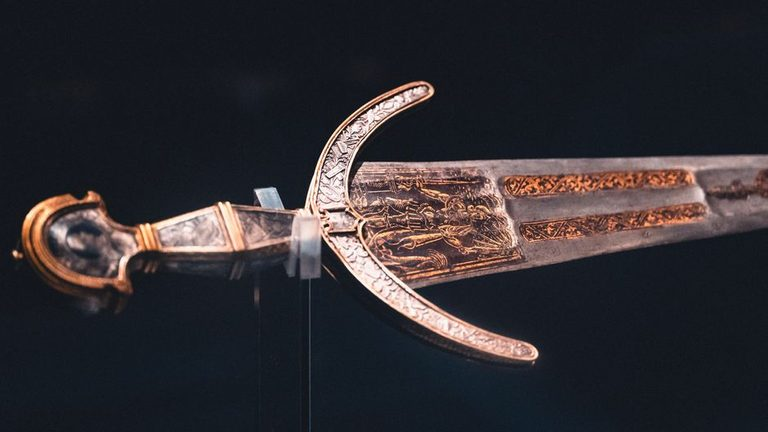
#> input picture tests/fixtures/golden_media/euro_sword_2.jpg, 768 x 432 px
$ python -i placement.py   (imports and definitions only)
#> lines starting #> are read from the running program, lines starting #| are printed output that depends on the picture
#!/usr/bin/env python3
"""Где поставить надпись и как провести стрелку — по самой картинке, без зашитых координат.

1. Карта занятости: тёмные линии, цветные заливки, края — всё, что нарисовано.
2. Кандидаты — окна размера надписи (с полями) по сетке; окно годно, если почти пустое,
   внутри безопасной зоны кадра и не над самим предметом.
3. Оценка: «рядом, но не вплотную» к предмету, выше/сбоку лучше, чем снизу, путь стрелки
   по пустому месту, ближе к линиям третей.
4. Стрелка: от края надписи, обращённого к предмету, с зазором; кончик не касается
   предмета; изгиб — в более пустую сторону.
Порог «пусто» берётся по самому кадру (40-й перцентиль занятости + 0.04): на
увеличенном кадре шум бумаги выше фиксированного порога, и место «не находилось»
(демо 04.10 — надпись легла на календарь). Места нет — None, а не надпись
поверх рисунка: вызывающий уменьшает надпись (choose_fit) или не пишет её."""
import numpy as np
from scipy import ndimage

SAFE = (0.05, 0.06, 0.95, 0.86)
ARROW_MAX_BUSY = 0.12      # поля кадра: снизу больше — там полоса плеера YouTube

def busy_map(rgb, margin=26):
    f = rgb.astype(np.float32)
    lum = f.mean(2); sat = f.max(2) - f.min(2)
    paper = np.median(lum[lum >= np.percentile(lum, 60)])     # >=: на ровной бумаге > даёт пустой срез и NaN
    ink = np.clip((paper - lum)/60, 0, 1) + np.clip((sat - 18)/50, 0, 1)
    edge = np.hypot(ndimage.sobel(lum, 0), ndimage.sobel(lum, 1))/400
    b = np.clip(ink + edge, 0, 1)
    b = ndimage.gaussian_filter(b, 2)
    floor = np.percentile(b, 25)                               # шум бумаги и сжатия — это не рисунок
    b = np.clip((b - floor - 0.04)/(1 - floor), 0, 1)
    b = ndimage.grey_dilation(b, size=(margin, margin))       # поле вокруг всего нарисованного
    return ndimage.gaussian_filter(b, 6)

def _integral(a):
    return np.pad(a, ((1, 0), (1, 0))).cumsum(0).cumsum(1)


def _boxsum(integ, x0, y0, x1, y1):
    return integ[y1, x1] - integ[y0, x1] - integ[y1, x0] + integ[y0, x0]

# [94 lines left out: functions _line_busy, choose, arrow_points, choose_fit, not called in this run]

>>> import cv2
>>> picture = cv2.imread('../tests/fixtures/golden_media/euro_sword_2.jpg', cv2.IMREAD_GRAYSCALE)
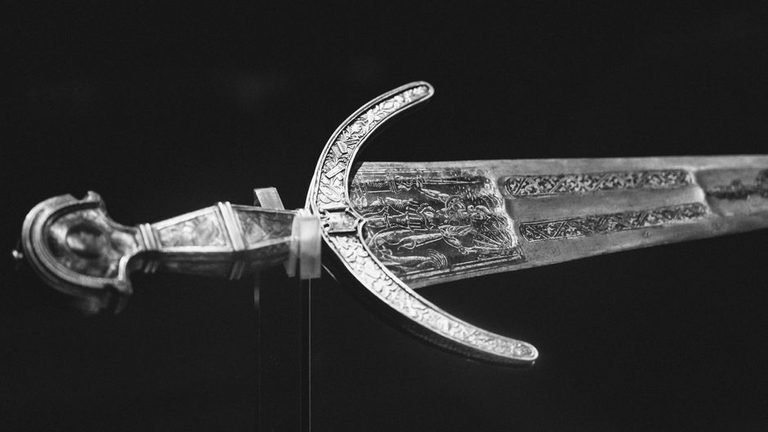
#> picture: shape (432, 768); min 0, max 255, mean 47.2
>>> result = busy_map(picture)
#> (the run stopped early here; a loop or call above may not have finished)

$ run again, on tests/fixtures/golden_media/katana.jpg
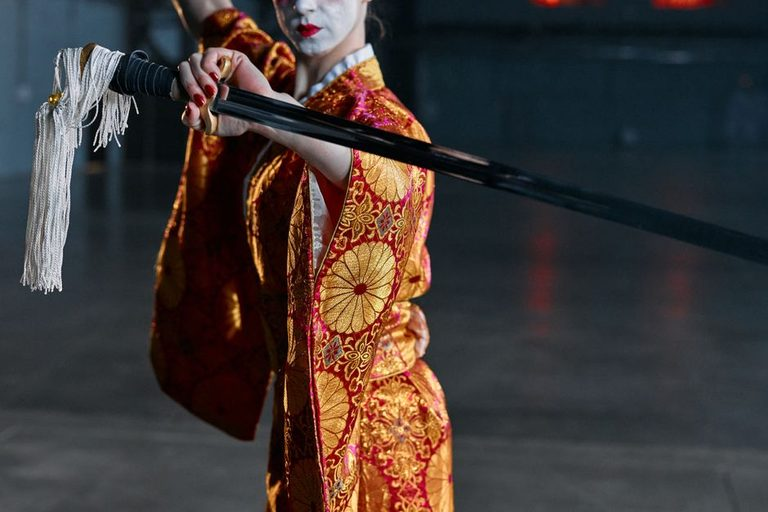
#> input picture tests/fixtures/golden_media/katana.jpg, 768 x 512 px
#> `picture = cv2.imread('../tests/fixtures/golden_media/euro_sword_2.jpg'..`:
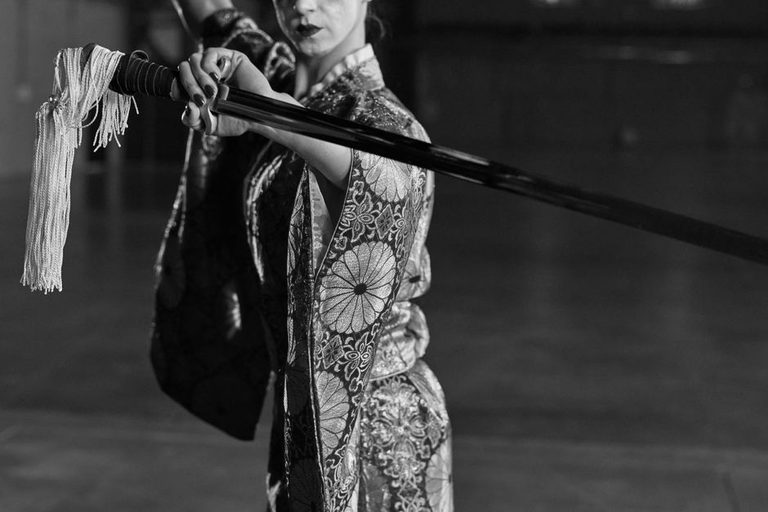
#> picture: shape (512, 768); min 0, max 255, mean 58.5

$ run again, on tests/fixtures/golden_media/meeting.jpg
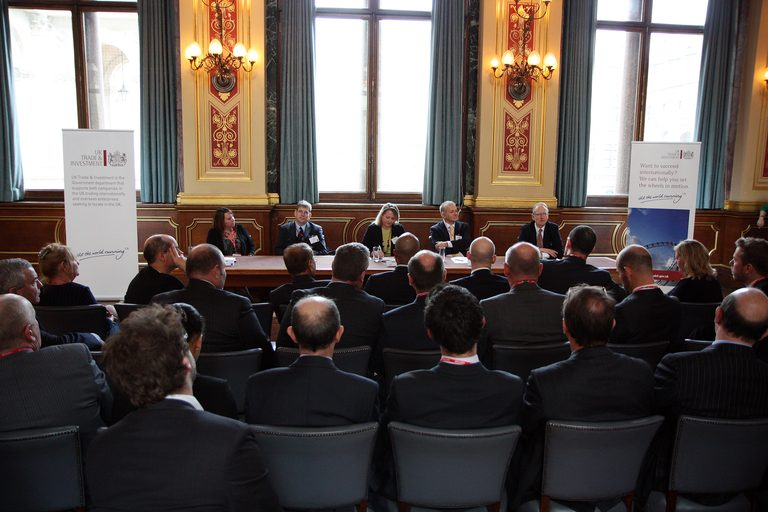
#> input picture tests/fixtures/golden_media/meeting.jpg, 768 x 512 px
#> `picture = cv2.imread('../tests/fixtures/golden_media/euro_sword_2.jpg'..`:
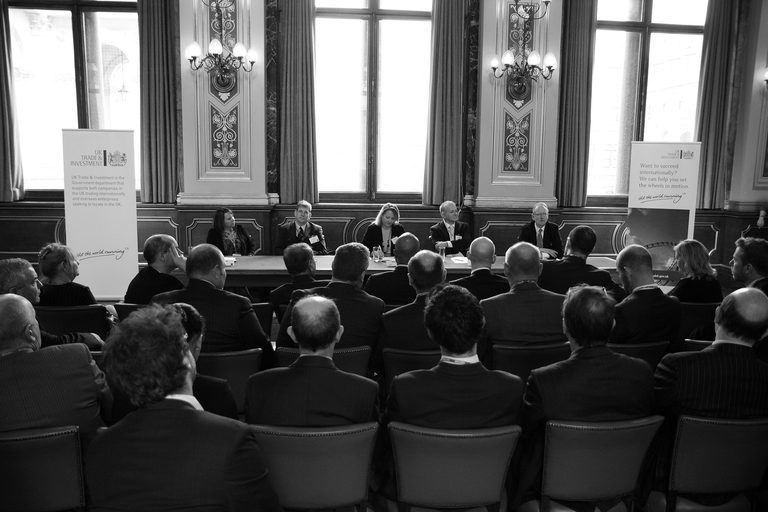
#> picture: shape (512, 768); min 0, max 255, mean 85.4
